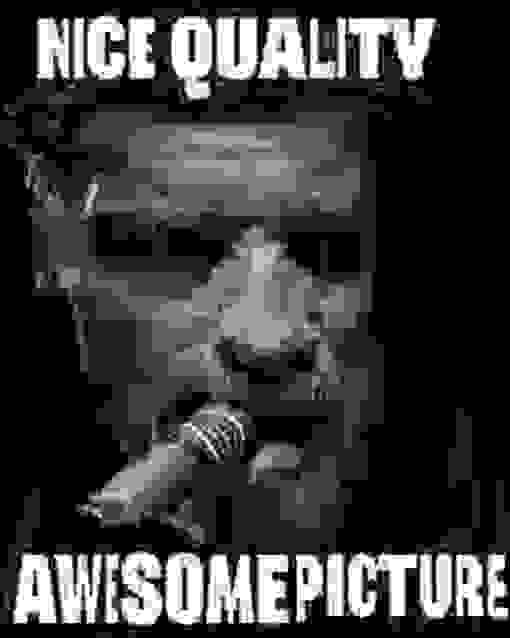
#> input picture Lab3/quality.jpg, 510 x 638 px
$ python main.py
#> lines starting #> are read from the running program, lines starting #| are printed output that depends on the picture
#> further down, image is the input picture: shape (638, 510, 3); min 0, max 255, mean 58.8
import math
import numpy as np

import cv2 as cv

kernel_size = 5
sigma = 1

def gauss(x, y):
    mw = int(kernel_size / 2)
    #mw = kernel_size / 2
    return pow(1/(2*math.pi*pow(sigma, 2)), -(pow(x-mw, 2) + pow(y-mw, 2))/(2*pow(sigma, 2)))

def make_kernel():
    kernel = []
    for i in range(kernel_size):
        row = []
        for j in range(kernel_size):
            row.append(gauss(i,j))
        kernel.append(row)
    normalize(kernel)
    return kernel

def make_kernel2():
    kernel = np.full((kernel_size, kernel_size), 0)
    for i in range(kernel_size):
        for j in range(kernel_size):
            kernel[i, j] = gauss(i,j)
    return normalize(kernel)
def normalize(matrix):
    mat_sum = matrix.sum()
    return matrix * (1/mat_sum)

def blur(img, gauss):
    new_img = img.copy()
    height, width = img.shape
#> height = 638; width = 510
    ker_bound = math.floor(kernel_size/2)
    for x in range(ker_bound, width-ker_bound):
        for y in range(ker_bound, height-ker_bound):
            new_img[y,x] = np.multiply(img[y-ker_bound:y+ker_bound+1, x-ker_bound:x+ker_bound+1], gauss).sum()
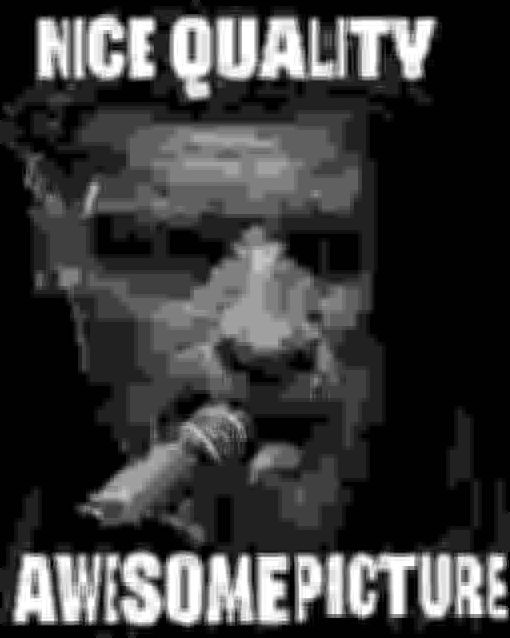
#> new_img: shape (638, 510); min 0, max 255, mean 58.6
    return new_img


file_name1 = "LuminescentCore_Camera_Point_002.png"
file_name2 = "quality.jpg"
file_name3 = "ScreenShot104.bmp"
image = cv.imread(file_name2)


gray = cv.cvtColor(image, cv.COLOR_BGR2GRAY)

new_image = blur(gray, make_kernel2())
cv.imshow("ORIGINAL", gray)
cv.imshow("MY BLUR", new_image)
cvblured = cv.blur(gray, (kernel_size,kernel_size), sigma)
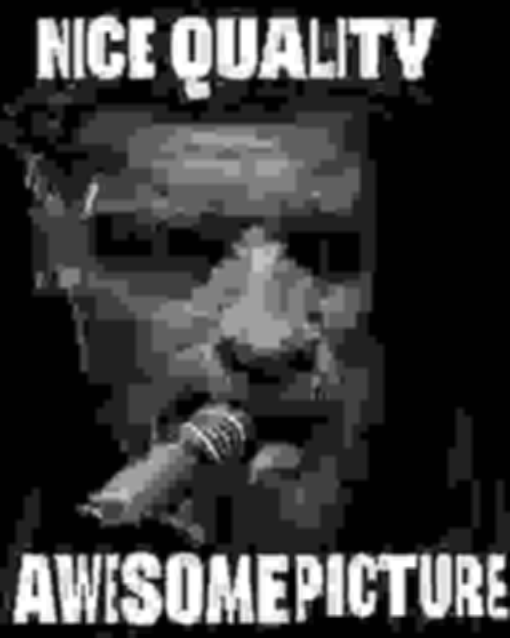
#> cvblured: shape (638, 510); min 1, max 255, mean 58.8
cv.imshow("CV BLUR", cvblured)
cv.waitKey(0)
cv.destroyAllWindows()
